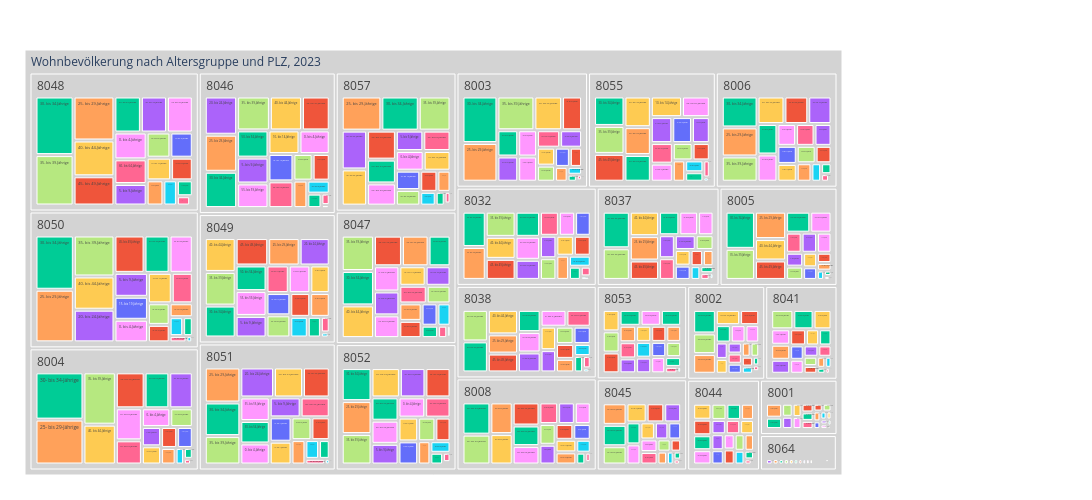

Notebook code cell kept with this figure:
### Markdown cell above
Der Text beim hoovern ist per default zu lange, was es unübersichtlich macht. 
Was wie erscheinen soll ist im `hoovertemplate`erfasst. Ich lese es hier zuer aus und defniere es anschliessend neu.

### Code cell
myHeaderTitle="Wohnbevölkerung nach Altersgruppe und PLZ, "+data_max_date

fig = px.treemap(myTreemapAgg.reset_index(), path=[px.Constant(myHeaderTitle)
                ,'PLZ', 'AlterV05Lang']
                 , values='sum_AnzBestWir'
                 , color='AlterV05Lang'
                 ## bei discrete scales (bei Klassen und Strings):                 
                , color_discrete_map={'(?)':'lightgrey','Deutschland':'gold', 'Schweiz':'#FF3030', 'Türkei':'#EE3B3B', 'Serbien':'#A2CD5A','Kosovo':'#CAFF70','Österreich':'orange','Italien':'#104E8B','AL':'deeppink','SVP':'forestgreen', 'FL ZÜRI':'#8B864E','Volt':'#lightblue' }             
                 ## bei continuous scales (bei Zahlenwerten):
                , color_continuous_scale='cividis'
                #, color_continuous_midpoint=np.average(df['AnzBestWir'], weights=df['AnzBestWir'])  
                 ,height=500
                 ,width=1300                 
                )
fig.update_traces(root_color="grey")
fig.update_layout(margin = dict(t=50, l=25, r=250, b=25))
#Was soll beim hoovern angezeigt werden?
fig.data[0].hovertemplate = '%{label}<br><br>AnzPers:<br>%{value}<extra></extra>'



fig.show()

### Figure 1 — Plotly figure (JSON) as saved in the notebook; plotly's stock layout.template omitted (floating-point values rounded to 4 significant figures; data arrays with more than 128 entries replaced by an {"elided": "..."} marker saying what was removed)
{"data": [{"branchvalues": "total", "customdata": {"elided": "557x1 str values"}, "domain": {"x": [0, 1], "y": [0, 1]}, "hovertemplate": "%{label}<br><br>AnzPers:<br>%{value}<extra></extra>", "ids": {"elided": "557 str values"}, "labels": {"elided": "557 str values"}, "marker": {"colors": {"elided": "557 str values"}}, "name": "", "parents": {"elided": "557 str values"}, "root": {"color": "grey"}, "type": "treemap", "values": {"elided": "557 int values"}}], "layout": {"height": 500, "legend": {"tracegroupgap": 0}, "margin": {"b": 25, "l": 25, "r": 250, "t": 50}, "width": 1300}}
